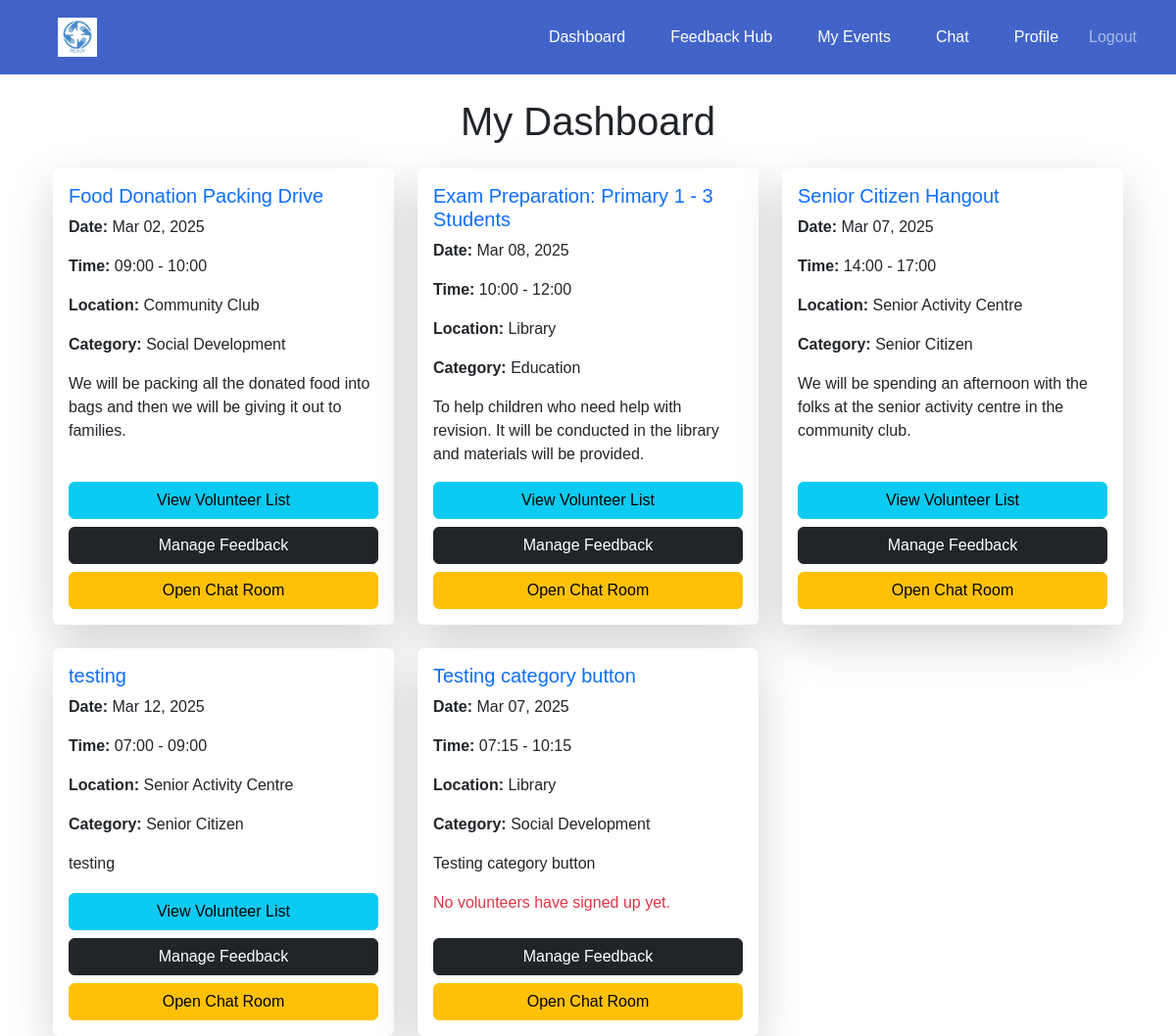
The app's page /events/dashboard/organisation/ (signed in), older data.
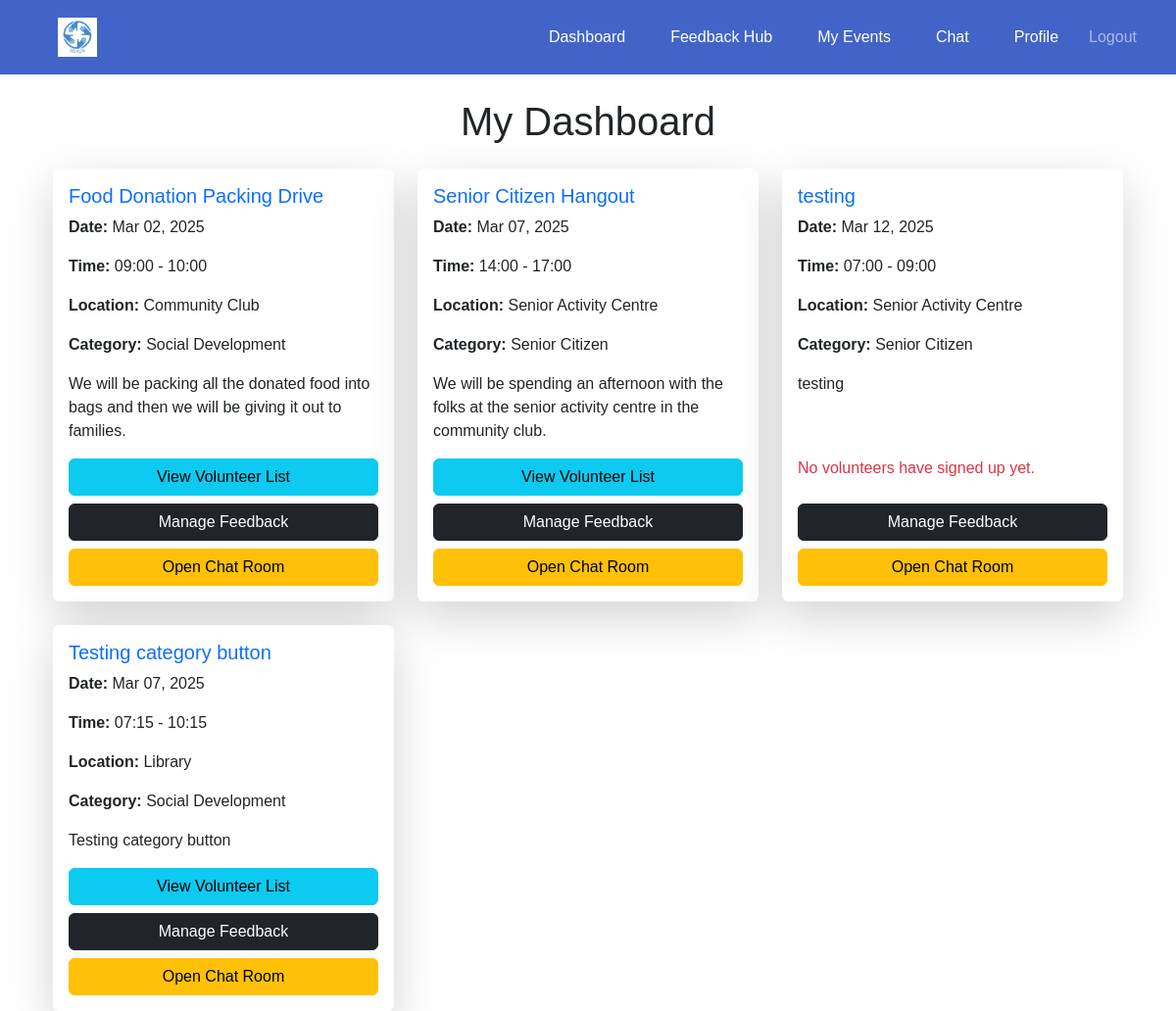
The same page, newer data.
### events/models.py (models this page shows, shortened)
class Event(models.Model):
    CATEGORY_CHOICES = [
        ('education', 'Education'),
        ('social development', 'Social Development'),
        ('senior citizen', 'Senior Citizen'),
    ]
    organisation = models.ForeignKey(settings.AUTH_USER_MODEL, on_delete=models.CASCADE)
    name = models.CharField(max_length=255)
    description = models.TextField()
    date = models.DateTimeField()
    start_time = models.TimeField(default=time(9, 0))  # Default: 09:00 AM
    end_time = models.TimeField(default=time(17, 0))  # Default: 05:00 PM
    location = models.CharField(max_length=255)
    volunteers_needed = models.PositiveIntegerField()
    roles_responsibilities = models.TextField()
    category = models.CharField(max_length=50, choices=CATEGORY_CHOICES, blank=False, default='Education')

### events/views.py (the view)
# urls.py: path('dashboard/organisation/', views.organisation_dashboard, name='organisation_dashboard'),
@login_required
def organisation_dashboard(request):
    if request.user.user_type == 'organisation':
        events = Event.objects.filter(organisation=request.user)
        return render(request, 'events/organisation_dashboard.html', {'events': events})
    return redirect('home')

### events/templates/events/organisation_dashboard.html (shortened to what this page needs)
{% extends 'base.html' %}
{% block content %}
    <div class="container mt-4">
        <h1 class="mb-4 text-center">My Dashboard</h1>
        <div class="row g-4">
            {% for event in events %}
                <div class="col-md-6 col-lg-4">
                    <div class="card shadow-lg border-0 h-100">
                        <div class="card-body d-flex flex-column">
                            <h5 class="card-title text-primary">{{ event.name }}</h5>
                            <p class="card-text"><strong>Date:</strong> {{ event.date|date:"M d, Y" }}</p>
                            <p class="card-text"><strong>Time:</strong> {{ event.start_time|time:"H:i" }} - {{ event.end_time|time:"H:i" }}</p>
                            <p class="card-t ext"><strong>Location:</strong> {{ event.location }}</p>
                            <p class="card-text"><strong>Category:</strong> {{ event.get_category_display }}</p>
                            <p class="card-text flex-grow-1">{{ event.description }}</p>
                            <div class="d-grid gap-2 mt-auto">
                                {% if event.registered_volunteers.exists %}
                                    <a href="{% url 'events:volunteer_list' event.id %}" class="btn btn-info w-100">
                                        View Volunteer List
                                    </a>
                                {% else %}
                                    <p class="text-danger">No volunteers have signed up yet.</p>
                                {% endif %}
                                <a href="{% url 'events:feedback_event_page' event.id %}" class="btn btn-dark w-100">
                                    Manage Feedback
                                </a>
                                <a href="{% url 'chat:chat_room' event.id %}" class="btn btn-warning w-100">
                                    Open Chat Room
                                </a>
                            </div>
                        </div>
                    </div>
                </div>
            {% endfor %}
        </div>
    </div>
{% endblock %}

Row changes from the older to the newer data that the page shows:
removed Event: name "Exam Preparation: Primary 1 - 3 Students", date "Mar 08, 2025", start_time "10:00", end_time "12:00", location "Library", category "Education", description "To help children who need help with revision. It will be conducted in the library and materials will be provided.", shows "View Volunteer List"
computed for Event "testing": text "View Volunteer List" → "No volunteers have signed up yet."
computed for Event "Testing category button": text "No volunteers have signed up yet." → "View Volunteer List"
